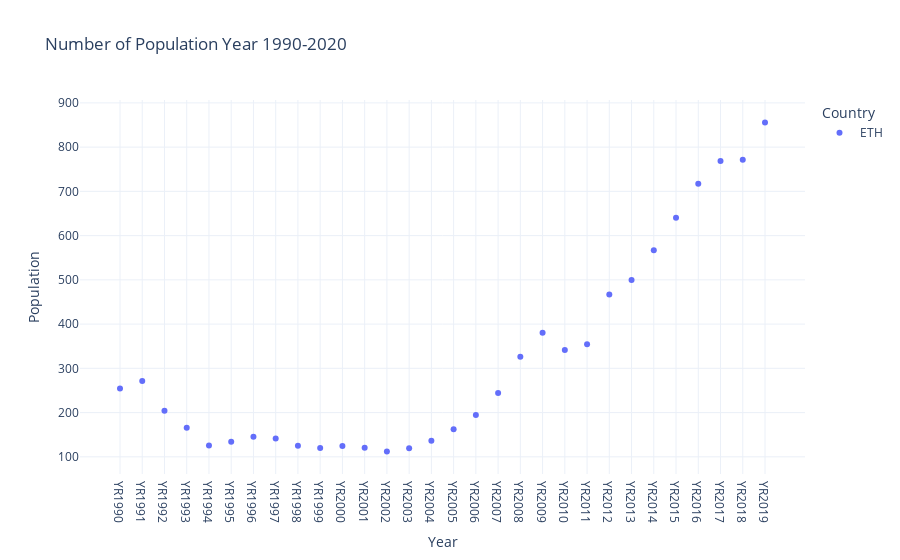

Write notebook code for a chart like this one.
### Code cell
fig = px.scatter(gdp.T, title="Number of Population Year 1990-2020",
       labels={'variable':'Country', 'value':'Population', 'index':'Year'},
       template='plotly_white')
fig.update_traces(textposition="bottom right")
fig.show()

### Figure 1 — Plotly figure (JSON) as saved in the notebook; plotly's stock layout.template omitted (floating-point values rounded to 4 significant figures)
{"data": [{"hovertemplate": "Country=ETH<br>Year=%{x}<br>Population=%{y}<extra></extra>", "legendgroup": "ETH", "marker": {"color": "#636efa", "symbol": "circle"}, "mode": "markers", "name": "ETH", "orientation": "v", "showlegend": true, "textposition": "bottom right", "type": "scatter", "x": ["YR1990", "YR1991", "YR1992", "YR1993", "YR1994", "YR1995", "YR1996", "YR1997", "YR1998", "YR1999", "YR2000", "YR2001", "YR2002", "YR2003", "YR2004", "YR2005", "YR2006", "YR2007", "YR2008", "YR2009", "YR2010", "YR2011", "YR2012", "YR2013", "YR2014", "YR2015", "YR2016", "YR2017", "YR2018", "YR2019"], "xaxis": "x", "y": [254.2, 271.4, 204.1, 165.7, 125.5, 134.3, 145.2, 141.5, 125.1, 119.7, 124.5, 120.8, 111.9, 119.5, 136.5, 162.4, 194.7, 244.3, 326.4, 380.6, 341.6, 354.5, 467.1, 499.5, 566.9, 640.5, 717.1, 768.5, 771.5, 855.8], "yaxis": "y"}], "layout": {"autosize": true, "legend": {"title": {"text": "Country"}, "tracegroupgap": 0}, "title": {"text": "Number of Population Year 1990-2020"}, "xaxis": {"anchor": "y", "autorange": true, "domain": [0, 1], "range": [-1.728, 30.73], "title": {"text": "Year"}, "type": "category"}, "yaxis": {"anchor": "x", "autorange": true, "domain": [0, 1], "range": [50.54, 917.1], "title": {"text": "Population"}, "type": "linear"}}}
